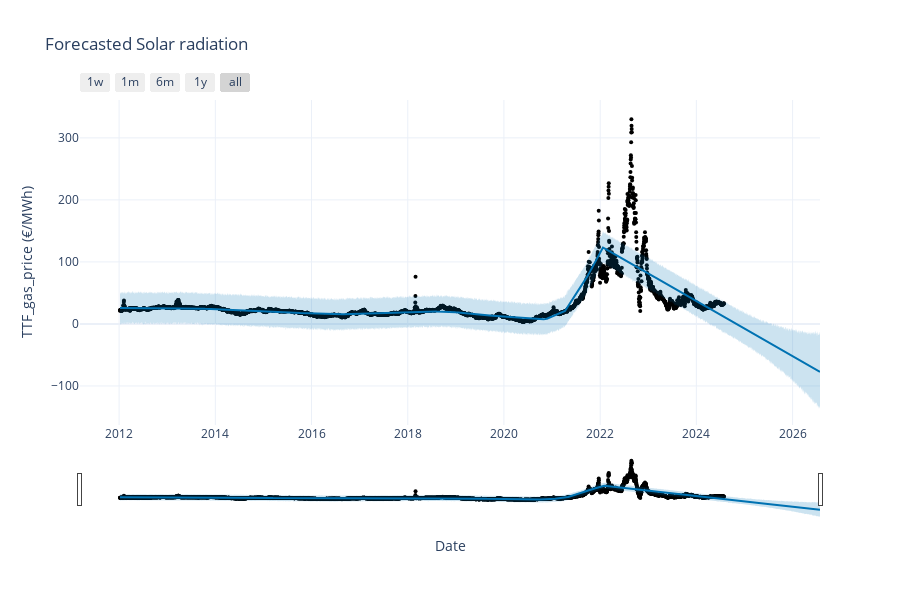

This figure's notebook cell:
### Code cell
import pandas as pd
from prophet import Prophet
from prophet.plot import plot_plotly
import plotly.graph_objs as go

# Load your data (adjust the path and data columns)
# Prepare data for Prophet
df_prophet = pd.DataFrame({
    'ds': df.index, 
    'y': df["TTF_gas_price (€/MWh)"]
})

# Initialize the Prophet model
m = Prophet(
    seasonality_mode='additive',  # Additive seasonality is not always necessary
    yearly_seasonality=False,
    weekly_seasonality=False,  # Disable weekly seasonality if not needed
    daily_seasonality=False,   # Disable daily seasonality
    changepoint_prior_scale: 0.01,
    seasonality_prior_scale: 10,
    holidays_prior_scale: 1
)

# Fit the model
m.fit(df_prophet)

# Make future predictions for the next 2 years (730 days)
future = m.make_future_dataframe(periods=730)
forecast = m.predict(future)

# Use Plotly for visualization 
fig = plot_plotly(m, forecast)

# Add additional layout elements if necessary
fig.update_layout(
    title="Forecasted TTF gas price using Prophet",
    xaxis_title="Date",
    yaxis_title="TTF_gas_price (€/MWh)",
    legend=dict(
        x=1, y=1,
        xanchor="right",
        yanchor="top"
    ),
    template="plotly_white"
)

# Show the Plotly plot
fig.show()

### Figure 1 — Plotly figure (JSON) as saved in the notebook; plotly's stock layout.template omitted (floating-point values rounded to 4 significant figures; data arrays with more than 128 entries replaced by an {"elided": "..."} marker saying what was removed)
{"data": [{"marker": {"color": "black", "size": 4}, "mode": "markers", "name": "Actual", "type": "scatter", "x": {"elided": "4586 str values"}, "y": {"elided": "4586 float values"}}, {"hoverinfo": "skip", "line": {"width": 0}, "mode": "lines", "type": "scatter", "x": {"elided": "5316 str values"}, "y": {"elided": "5316 float values"}}, {"fill": "tonexty", "fillcolor": "rgba(0, 114, 178, 0.2)", "line": {"color": "#0072B2", "width": 2}, "mode": "lines", "name": "Predicted", "type": "scatter", "x": {"elided": "5316 str values"}, "y": {"elided": "5316 float values"}}, {"fill": "tonexty", "fillcolor": "rgba(0, 114, 178, 0.2)", "hoverinfo": "skip", "line": {"width": 0}, "mode": "lines", "type": "scatter", "x": {"elided": "5316 str values"}, "y": {"elided": "5316 float values"}}], "layout": {"height": 600, "legend": {"x": 1, "xanchor": "right", "y": 1, "yanchor": "top"}, "showlegend": false, "title": {"text": "Forecasted Solar radiation"}, "width": 900, "xaxis": {"rangeselector": {"buttons": [{"count": 7, "label": "1w", "step": "day", "stepmode": "backward"}, {"count": 1, "label": "1m", "step": "month", "stepmode": "backward"}, {"count": 6, "label": "6m", "step": "month", "stepmode": "backward"}, {"count": 1, "label": "1y", "step": "year", "stepmode": "backward"}, {"step": "all"}]}, "rangeslider": {"visible": true}, "title": {"text": "Date"}, "type": "date"}, "yaxis": {"title": {"text": "TTF_gas_price (€/MWh)"}}}}
